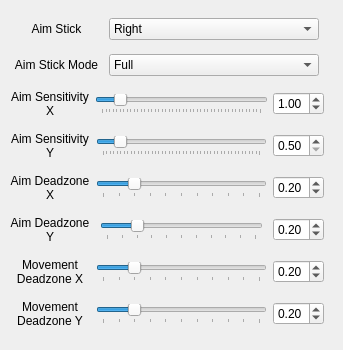
    <widget class="QWidget" name="playerSettingsTabStick">
     <attribute name="title">
      <string>Stick</string>
     </attribute>
     <widget class="QWidget" name="gridLayoutWidget_2">
      <property name="geometry">
       <rect>
        <x>0</x>
        <y>0</y>
        <width>334</width>
        <height>341</height>
       </rect>
      </property>
      <layout class="QVBoxLayout" name="verticalLayout_2">
       <property name="leftMargin">
        <number>10</number>
       </property>
       <property name="topMargin">
        <number>10</number>
       </property>
       <property name="rightMargin">
        <number>10</number>
       </property>
       <item>
        <layout class="QHBoxLayout" name="playerSettingsTabStickAimStickLayout">
         <property name="rightMargin">
          <number>5</number>
         </property>
         <item>
          <widget class="QLabel" name="playerSettingsTabStickAimStickLayoutLabel">
           <property name="text">
            <string>Aim Stick</string>
           </property>
           <property name="alignment">
            <set>Qt::AlignCenter</set>
           </property>
          </widget>
         </item>
         <item>
          <widget class="QComboBox" name="playerSettingsTabStickAimStickLayoutBox">
           <property name="minimumSize">
            <size>
             <width>210</width>
             <height>0</height>
            </size>
           </property>
           <item>
            <property name="text">
             <string>Right</string>
            </property>
           </item>
           <item>
            <property name="text">
             <string>Left</string>
            </property>
           </item>
          </widget>
         </item>
        </layout>
       </item>
       <item>
        <layout class="QHBoxLayout" name="playerSettingsTabStickAimStickModeLayout">
         <property name="rightMargin">
          <number>5</number>
         </property>
         <item>
          <widget class="QLabel" name="playerSettingsTabStickAimStickModeLabel">
           <property name="text">
            <string>Aim Stick Mode</string>
           </property>
           <property name="alignment">
            <set>Qt::AlignCenter</set>
           </property>
          </widget>
         </item>
         <item>
          <widget class="QComboBox" name="playerSettingsTabStickAimStickModeBox">
           <property name="minimumSize">
            <size>
             <width>210</width>
             <height>0</height>
            </size>
           </property>
           <item>
            <property name="text">
             <string>Full</string>
            </property>
           </item>
           <item>
            <property name="text">
             <string>X Axis</string>
            </property>
           </item>
           <item>
            <property name="text">
             <string>Flick</string>
            </property>
           </item>
          </widget>
         </item>
        </layout>
       </item>
       <item>
        <layout class="QHBoxLayout" name="playerSettingsTabStickAimSensitivityXLayout">
         <property name="spacing">
          <number>5</number>
         </property>
         <item>
          <widget class="QLabel" name="playerSettingsTabStickAimSensitivityXLabel">
           <property name="minimumSize">
            <size>
             <width>80</width>
             <height>0</height>
            </size>
           </property>
           <property name="text">
            <string>Aim Sensitivity X</string>
           </property>
           <property name="alignment">
            <set>Qt::AlignCenter</set>
           </property>
           <property name="wordWrap">
            <bool>true</bool>
           </property>
          </widget>
         </item>
         <item>
          <widget class="QSlider" name="playerSettingsTabStickAimSensitivityXSlider">
           <property name="minimumSize">
            <size>
             <width>160</width>
             <height>0</height>
            </size>
           </property>
           <property name="minimum">
            <number>50</number>
           </property>
           <property name="maximum">
            <number>500</number>
           </property>
           <property name="value">
            <number>100</number>
           </property>
           <property name="orientation">
            <enum>Qt::Horizontal</enum>
           </property>
           <property name="tickPosition">
            <enum>QSlider::TicksBelow</enum>
           </property>
          </widget>
         </item>
         <item>
          <widget class="QDoubleSpinBox" name="playerSettingsTabStickAimSensitivityXSpinbox">
           <property name="minimum">
            <double>0.500000000000000</double>
           </property>
           <property name="maximum">
            <double>5.000000000000000</double>
           </property>
           <property name="singleStep">
            <double>0.010000000000000</double>
           </property>
           <property name="value">
            <double>1.000000000000000</double>
           </property>
          </widget>
         </item>
        </layout>
       </item>
       <item>
        <layout class="QHBoxLayout" name="playerSettingsTabStickAimSensitivityYLayout">
         <item>
          <widget class="QLabel" name="playerSettingsTabStickAimSensitivityLabel">
           <property name="minimumSize">
            <size>
             <width>80</width>
             <height>0</height>
            </size>
           </property>
           <property name="text">
            <string>Aim Sensitivity Y</string>
           </property>
           <property name="alignment">
            <set>Qt::AlignCenter</set>
           </property>
           <property name="wordWrap">
            <bool>true</bool>
           </property>
          </widget>
         </item>
         <item>
          <widget class="QSlider" name="playerSettingsTabStickAimSensitivityYSlider">
           <property name="minimumSize">
            <size>
             <width>160</width>
             <height>0</height>
            </size>
           </property>
           <property name="minimum">
            <number>50</number>
           </property>
           <property name="maximum">
            <number>500</number>
           </property>
           <property name="value">
            <number>100</number>
           </property>
           <property name="orientation">
            <enum>Qt::Horizontal</enum>
           </property>
           <property name="tickPosition">
            <enum>QSlider::TicksBelow</enum>
           </property>
          </widget>
         </item>
         <item>
          <widget class="QDoubleSpinBox" name="playerSettingsTabStickAimSensitivityYSpinbox">
           <property name="minimum">
            <double>0.500000000000000</double>
           </property>
           <property name="maximum">
            <double>5.000000000000000</double>
           </property>
           <property name="singleStep">
            <double>0.010000000000000</double>
           </property>
          </widget>
         </item>
        </layout>
       </item>
       <item>
        <layout class="QHBoxLayout" name="playerSettingsTabStickAimDeadzoneXLayout">
         <item>
          <widget class="QLabel" name="playerSettingsTabStickAimDeadzoneXLabel">
           <property name="minimumSize">
            <size>
             <width>80</width>
             <height>0</height>
            </size>
           </property>
           <property name="text">
            <string>Aim Deadzone X</string>
           </property>
           <property name="alignment">
            <set>Qt::AlignCenter</set>
           </property>
           <property name="wordWrap">
            <bool>true</bool>
           </property>
          </widget>
         </item>
         <item>
          <widget class="QSlider" name="playerSettingsTabStickAimDeadzoneXSlider">
           <property name="minimumSize">
            <size>
             <width>160</width>
             <height>0</height>
            </size>
           </property>
           <property name="maximum">
            <number>100</number>
           </property>
           <property name="value">
            <number>20</number>
           </property>
           <property name="orientation">
            <enum>Qt::Horizontal</enum>
           </property>
           <property name="tickPosition">
            <enum>QSlider::TicksBelow</enum>
           </property>
          </widget>
         </item>
         <item>
          <widget class="QDoubleSpinBox" name="playerSettingsTabStickAimDeadzoneXSpinbox">
           <property name="maximum">
            <double>1.000000000000000</double>
           </property>
           <property name="singleStep">
            <double>0.010000000000000</double>
           </property>
           <property name="value">
            <double>0.200000000000000</double>
           </property>
          </widget>
         </item>
        </layout>
       </item>
       <item>
        <layout class="QHBoxLayout" name="playerSettingsTabStickAimDeadzoneYLayout">
         <property name="spacing">
          <number>10</number>
         </property>
         <item>
          <widget class="QLabel" name="playerSettingsTabStickAimDeadzoneYLabel">
           <property name="minimumSize">
            <size>
             <width>80</width>
             <height>0</height>
            </size>
           </property>
           <property name="text">
            <string>Aim Deadzone Y</string>
           </property>
           <property name="alignment">
            <set>Qt::AlignCenter</set>
           </property>
           <property name="wordWrap">
            <bool>true</bool>
           </property>
          </widget>
         </item>
         <item>
          <widget class="QSlider" name="playerSettingsTabStickAimDeadzoneYSlider">
           <property name="minimumSize">
            <size>
             <width>160</width>
             <height>0</height>
            </size>
           </property>
           <property name="layoutDirection">
            <enum>Qt::LeftToRight</enum>
           </property>
           <property name="maximum">
            <number>100</number>
           </property>
           <property name="value">
            <number>20</number>
           </property>
           <property name="orientation">
            <enum>Qt::Horizontal</enum>
           </property>
           <property name="tickPosition">
            <enum>QSlider::TicksBelow</enum>
           </property>
          </widget>
         </item>
         <item>
          <widget class="QDoubleSpinBox" name="playerSettingsTabStickAimDeadzoneYSpinbox">
           <property name="maximum">
            <double>1.000000000000000</double>
           </property>
           <property name="singleStep">
            <double>0.010000000000000</double>
           </property>
           <property name="value">
            <double>0.200000000000000</double>
           </property>
          </widget>
         </item>
        </layout>
       </item>
       <item>
        <layout class="QHBoxLayout" name="playerSettingsTabStickMoveDeadzoneXLayout">
         <item>
          <widget class="QLabel" name="playerSettingsTabStickMoveDeadzoneXLabel">
           <property name="minimumSize">
            <size>
             <width>80</width>
             <height>0</height>
            </size>
           </property>
           <property name="layoutDirection">
            <enum>Qt::RightToLeft</enum>
           </property>
           <property name="text">
            <string>Movement Deadzone X</string>
           </property>
           <property name="alignment">
            <set>Qt::AlignCenter</set>
           </property>
           <property name="wordWrap">
            <bool>true</bool>
           </property>
          </widget>
         </item>
         <item>
          <widget class="QSlider" name="playerSettingsTabStickMoveDeadzoneXSlider">
           <property name="minimumSize">
            <size>
             <width>160</width>
             <height>0</height>
            </size>
           </property>
           <property name="maximum">
            <number>100</number>
           </property>
           <property name="value">
            <number>20</number>
           </property>
           <property name="orientation">
            <enum>Qt::Horizontal</enum>
           </property>
           <property name="tickPosition">
            <enum>QSlider::TicksBelow</enum>
           </property>
          </widget>
         </item>
         <item>
          <widget class="QDoubleSpinBox" name="playerSettingsTabStickMoveDeadzoneXSpinbox">
           <property name="maximum">
            <double>1.000000000000000</double>
           </property>
           <property name="singleStep">
            <double>0.010000000000000</double>
           </property>
           <property name="value">
            <double>0.200000000000000</double>
           </property>
          </widget>
         </item>
        </layout>
       </item>
       <item>
        <layout class="QHBoxLayout" name="playerSettingsTabStickMoveDeadzoneYLayout">
         <item>
          <widget class="QLabel" name="playerSettingsTabStickMoveDeadzoneYLabel">
           <property name="minimumSize">
            <size>
             <width>80</width>
             <height>0</height>
            </size>
           </property>
           <property name="text">
            <string>Movement Deadzone Y</string>
           </property>
           <property name="alignment">
            <set>Qt::AlignCenter</set>
           </property>
           <property name="wordWrap">
            <bool>true</bool>
           </property>
          </widget>
         </item>
         <item>
          <widget class="QSlider" name="playerSettingsTabStickMoveDeadzoneYSlider">
           <property name="minimumSize">
            <size>
             <width>120</width>
             <height>0</height>
            </size>
           </property>
           <property name="maximum">
            <number>100</number>
           </property>
           <property name="value">
            <number>20</number>
           </property>
           <property name="orientation">
            <enum>Qt::Horizontal</enum>
           </property>
           <property name="tickPosition">
            <enum>QSlider::TicksBelow</enum>
           </property>
          </widget>
         </item>
         <item>
          <widget class="QDoubleSpinBox" name="playerSettingsTabStickMoveDeadzoneYSpinbox">
           <property name="minimum">
            <double>0.000000000000000</double>
           </property>
           <property name="maximum">
            <double>1.000000000000000</double>
           </property>
           <property name="singleStep">
            <double>0.010000000000000</double>
           </property>
           <property name="value">
            <double>0.200000000000000</double>
           </property>
          </widget>
         </item>
        </layout>
       </item>
      </layout>
     </widget>
    </widget>
